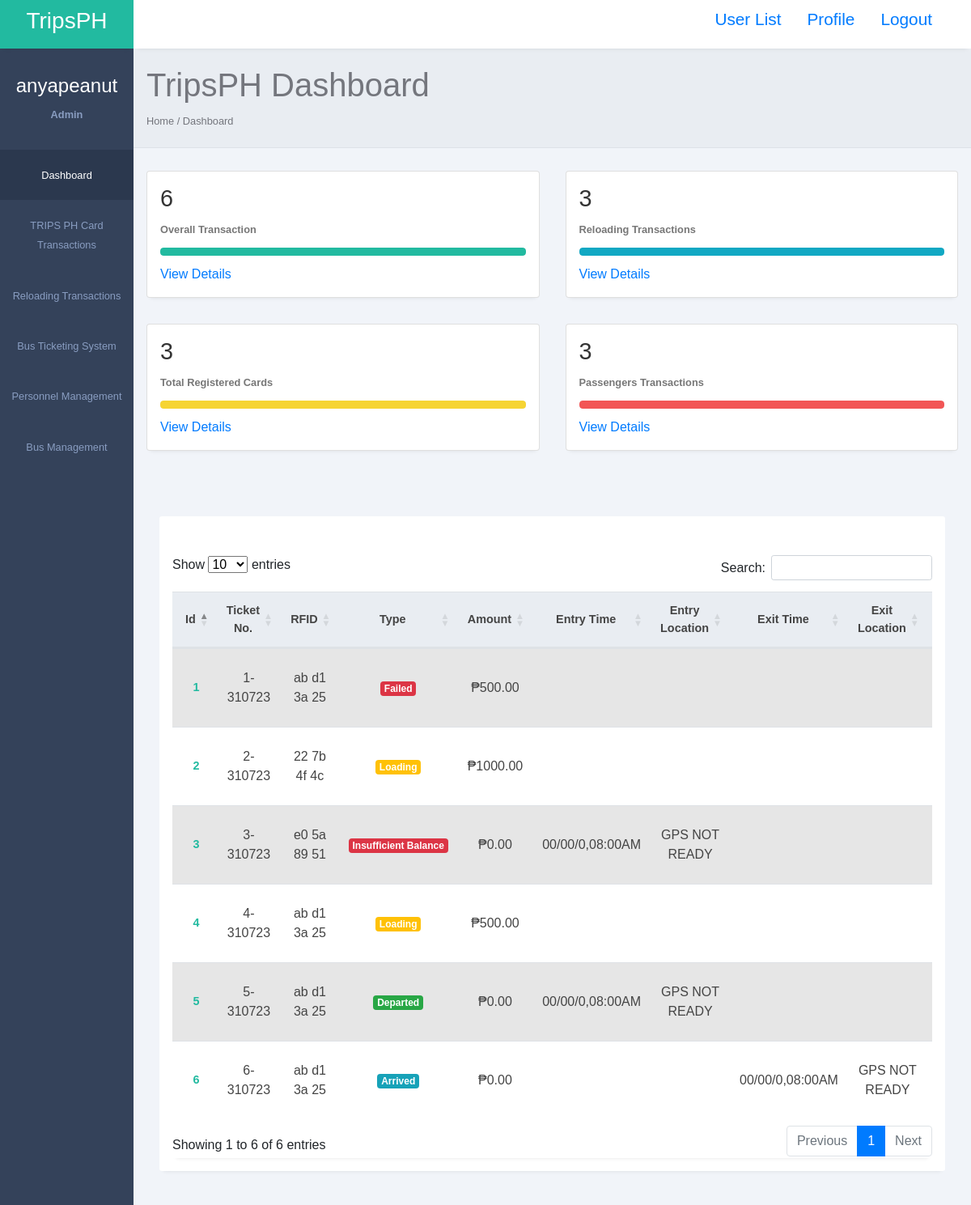
The page /admin/dashboard.php (signed in) on the database its author committed.
### tables this page shows
CREATE TABLE `rfid_transaction` (
  `id` int(10) NOT NULL,
  `ticket_no.` varchar(20) NOT NULL,
  `rfid` varchar(20) NOT NULL,
  `type` enum('Completed','Not Yet','loading','failed','Arrived','Departed','Expired','Insufficient Balance') NOT NULL,
  `amount` decimal(10,2) NOT NULL,
  `Fare` decimal(10,2) NOT NULL,
  `current_balance` decimal(10,2) NOT NULL,
  `total_balance` decimal(10,2) NOT NULL,
  `km_travel` decimal(10,2) NOT NULL DEFAULT 0.00,
  `valid_until` date DEFAULT NULL,
  `date_created` timestamp NOT NULL DEFAULT current_timestamp()
);

CREATE TABLE `passenger` (
  `No.` int(10) NOT NULL,
  `UM_ID` varchar(255) DEFAULT NULL,
  `Completed` varchar(255) DEFAULT NULL,
  `Entry_Time` varchar(255) DEFAULT NULL,
  `Entry_Location` varchar(255) DEFAULT NULL,
  `Exit_Time` varchar(255) DEFAULT NULL,
  `Exit_Location` varchar(255) DEFAULT NULL,
  `km_travel` decimal(10,2) NOT NULL DEFAULT 0.00,
  `Fare` decimal(10,2) NOT NULL,
  `date_created` timestamp NOT NULL DEFAULT current_timestamp()
);

### admin/dashboard.php (the view, shortened to what this page needs)
<?php
require_once('../admin/config.php');
?>
<!DOCTYPE html>
<html lang="en">
<head>
    <link rel="stylesheet" href="../assets/styles1.css">
    <link rel="stylesheet" href="https://maxst.icons8.com/vue-static/landings/line-awesome/line-awesome/1.3.0/css/line-awesome.min.css">
    <link rel="stylesheet" href="../assets/bootstrap.min.css">
    <link href="https://use.fontawesome.com/releases/v5.0.4/css/all.css" rel="stylesheet">
    <link rel="stylesheet" href="https://cdn.datatables.net/1.13.4/css/dataTables.bootstrap5.min.css" />
</head>
<body>
    <div class="sidebar">
        <div class="side-header">
            <h3>T<span>ripsPH</span></h3>
        </div>
        <div class="side-content">
            <div class="profile">
                <h4>
                    <?php
                    if (isset($_SESSION['username'])) {
                        echo $_SESSION['username'];
                    } else {
                        echo 'Default Name';
                    }
                    ?>
                </h4>
                <small>
                    <?php
                    if (isset($_SESSION['user_role_id'])) {
                        $role = 'Default Role';
                        if ($_SESSION['user_role_id'] == 1) {
                            $role = 'Admin';
                        } elseif ($_SESSION['user_role_id'] == 2) {
                            $role = 'Editor';
                        } elseif ($_SESSION['user_role_id'] == 3) {
                            $role = 'User Only';
                        }
                        echo $role;
                    } else {
                        echo 'Default Role';
                    }
                    ?>
                </small>
            </div>
            <div class="side-menu">
                <ul>
                    <li>
                        <a href="../admin/dashboard.php" class="active">
                            <small>Dashboard</small>
                        </a>
                    </li>
                    <li>
                        <a href="../admin/rfid_transac/rfid_transac.php">
                            <small>TRIPS PH Card Transactions</small>
                        </a>
                    </li>
                    <li>
                        <a href="../admin/card_transactions/card_transactions.php">
                            <small>Reloading Transactions</small>
                        </a>
                    </li>
                    <li>
                        <a href="../admin/bus_ticketing_system/bus_ticket.php">
                            <small>Bus Ticketing System</small>
                        </a>
                    </li>
                    <li>
                        <a href="../admin/person_manage/personnel_management.php">
                            <small>Personnel Management</small>
                        </a>
                    </li>
                    <li>
                        <a href="../admin/bus_management/bus_management.php">
                            <small>Bus Management</small>
                        </a>
                    </li>
                </ul>
            </div>
        </div>
    </div>
    <div class="main-content">
        <header>
            <div class="header-content">
                <div class="header-menu">
                    <?php if (($_SESSION['user_role_id'] == 1) || $_SESSION['user_role_id'] == 2) { ?>
                        <label for="">
                            <a href="adminuser/adminuser.php"><span>User List</span></a>
                        </label>
                    <?php } ?>
                    <label for="">
                        <a href="adminuser/edit.php?id=<?php echo $_SESSION['id']; ?>"><span>Profile</span></a>
                    </label>
                    <label for="">
                        <a href="logout.php"><span>Logout</span></a>
                    </label>
                </div>
        </header>
        <main>
            <div class="page-header">
                <h1>TripsPH Dashboard</h1>
                <small>Home / Dashboard</small>
            </div>
            <div class="page-content">
                <div class="analytics">
                    <div class="card">
                        <div class="card-head">
                            <?php
                            $sql = "SELECT COUNT(*) FROM rfid_transaction";
                            $result = mysqli_query($link, $sql);
                            $row = mysqli_fetch_row($result);
                            $count = $row[0];
                            ?>
                            <h2><?php echo $count; ?></h2>
                        </div>
                        <div class="card-progress">
                            <small>Overall Transaction</small>
                            <div class="card-indicator">
                                <div class="indicator one"></div>
                            </div>
                        </div>
                        <a href="../admin/rfid_transac/rfid_transac.php">View Details</a>
                    </div>
                    <div class="card">
                        <div class="card-head">
                            <?php
                            $sql = "SELECT COUNT(*) FROM tbl_reload_history";
                            $result = mysqli_query($link, $sql);
                            $row = mysqli_fetch_row($result);
                            $count = $row[0];
                            ?>
                            <h2><?php echo $count; ?></h2>
                        </div>
                        <div class="card-progress">
                            <small>Reloading Transactions</small>
                            <div class="card-indicator">
                                <div class="indicator two"></div>
                            </div>
                        </div>
                        <a href="../admin/card_transactions/card_transactions.php">View Details</a>
                    </div>
                    <div class="card">
                        <div class="card-head">
                            <?php
                            $sql = "SELECT COUNT(DISTINCT rfid) FROM rfid_transaction";
                            $result = mysqli_query($link, $sql);
                            $row = mysqli_fetch_row($result);
                            $count = $row[0];
                            ?>
                            <h2><?php echo $count; ?></h2>
                        </div>
                        <div class="card-progress">
                            <small>Total Registered Cards</small>
                            <div class="card-indicator">
                                <div class="indicator three"></div>
                            </div>
                        </div>
                        <a href="../admin/cardregistered.php">View Details</a>
                    </div>
                    <div class="card">
                        <div class="card-head">
                            <?php
                            $sql = "SELECT COUNT(*) FROM passenger";
                            $result = mysqli_query($link, $sql);
                            $row = mysqli_fetch_row($result);
                            $count = $row[0];
                            ?>
                            <h2><?php echo $count; ?></h2>
                        </div>
                        <div class="card-progress">
                            <small>Passengers Transactions</small>
                            <div class="card-indicator">
                                <div class="indicator four"></div>
                            </div>
                        </div>
                        <a href="../admin/bus_ticketing_system/bus_ticket.php">View Details</a>
                    </div>
                </div>
                <main>
                    <div class="page-content">
                        <div class="records table-responsive">
                            <div class="record-header">
                            </div>
                            <div>
                                <div class="record-header">
                                    <div class="records table-responsive">
                                        <table id="example" class="table table-striped" style="width: 100%; text-align: center; vertical-align: middle;">
                                            <thead>
                                                <tr>
                                                    <th style="text-align: center; vertical-align: middle;">Id</th>
                                                    <th style="text-align: center; vertical-align: middle;">Ticket No.</th>
                                                    <th style="text-align: center; vertical-align: middle;">RFID</th>
                                                    <th style="text-align: center; vertical-align: middle;">Type</th>
                                                    <th style="text-align: center; vertical-align: middle;">Amount</th>
                                                    <th style="text-align: center; vertical-align: middle;">Entry Time</th>
                                                    <th style="text-align: center; vertical-align: middle;">Entry Location</th>
                                                    <th style="text-align: center; vertical-align: middle;">Exit Time</th>
                                                    <th style="text-align: center; vertical-align: middle;">Exit Location</th>
                                                    <th style="text-align: center; vertical-align: middle;">Fare</th>
                                                </tr>
                                            </thead>
                                            <tbody>
                                                <?php
                                                $sql = "SELECT r.*, p.Entry_Time, p.Entry_Location, p.Exit_Time, p.Exit_Location
                            FROM `rfid_transaction` r
                            LEFT JOIN `passenger` p ON r.rfid = p.UM_ID AND r.date_created = p.date_created";
                                                $result = mysqli_query($link, $sql);
                                                while ($row = mysqli_fetch_assoc($result)) {
                                                ?>
                                                    <tr>
                                                        <td style="text-align: center; vertical-align: middle;"><?php echo $row["id"] ?></td>
                                                        <td style="text-align: center; vertical-align: middle;"><?php echo $row["ticket_no."] ?></td>
                                                        <td style="text-align: center; vertical-align: middle;"><?php echo $row["rfid"] ?></td>
                                                        <td style="text-align: center; vertical-align: middle;">
                                                            <?php
                                                            $type = $row["type"];
                                                            if ($type == "loading") {
                                                                echo "<span class='badge badge-lg badge-warning text-white'>Loading</span>";
                                                            } elseif ($type == "failed") {
                                                                echo "<span class='badge badge-lg badge-danger text-white'>Failed</span>";
                                                            } elseif ($type == "Insufficient Balance") {
                                                                echo "<span class='badge badge-lg badge-danger text-white'>Insufficient Balance</span>";
                                                            } elseif ($type == "Arrived") {
                                                                echo "<span class='badge badge-lg badge-info text-white'>Arrived</span>";
                                                            } elseif ($type == "Departed") {
                                                                echo "<span class='badge badge-lg badge-success text-white'>Departed</span>";
                                                            } elseif ($type == "Expired") {
                                                                echo "<span class='badge badge-lg badge-dark text-white'>Expired</span>";
                                                            } else {
                                                                echo $type;
                                                            }
                                                            ?>
                                                        </td>
                                                        <td style="text-align: center; vertical-align: middle;">₱<?php echo $row["amount"] ?></td>
                                                        <td style="text-align: center; vertical-align: middle;"><?php echo $row["Entry_Time"] ?></td>
                                                        <td style="text-align: center; vertical-align: middle;"><?php echo $row["Entry_Location"] ?></td>
                                                        <td style="text-align: center; vertical-align: middle;"><?php echo $row["Exit_Time"] ?></td>
                                                        <td style="text-align: center; vertical-align: middle;"><?php echo $row["Exit_Location"] ?></td>
                                                        <td style="text-align: center; vertical-align: middle;">₱<?php echo $row["Fare"] ?></td>
                                                    </tr>
                                                <?php } ?>
                                            </tbody>
                                        </table>
                                    </div>
                                </div>
                            </div>
                        </div>
                    </div>
                </main>
            </div>
    </div>
</body>
</html>

### rows shown on the page
rfid_transaction: id "3", value "3-310723", rfid "e0 5a 89 51", shows "Insufficient Balance", amount "0.00", passenger.Entry_Time "00/00/0,08:00AM", passenger.Entry_Location "GPS NOT READY"
rfid_transaction: id "5", value "5-310723", rfid "ab d1 3a 25", type "Departed", amount "0.00", passenger.Entry_Time "00/00/0,08:00AM", passenger.Entry_Location "GPS NOT READY"
rfid_transaction: id "6", value "6-310723", rfid "ab d1 3a 25", type "Arrived", amount "0.00", passenger.Exit_Time "00/00/0,08:00AM", passenger.Exit_Location "GPS NOT READY"
rfid_transaction: id "1", value "1-310723", rfid "ab d1 3a 25", type "Failed", amount "500.00"
rfid_transaction: id "2", value "2-310723", rfid "22 7b 4f 4c", type "Loading", amount "1000.00"
rfid_transaction: id "4", value "4-310723", rfid "ab d1 3a 25", type "Loading", amount "500.00"

### other values the page prints
$_SESSION['username'] "anyapeanut"
$role "Admin"
$count "6"
$count "3"
